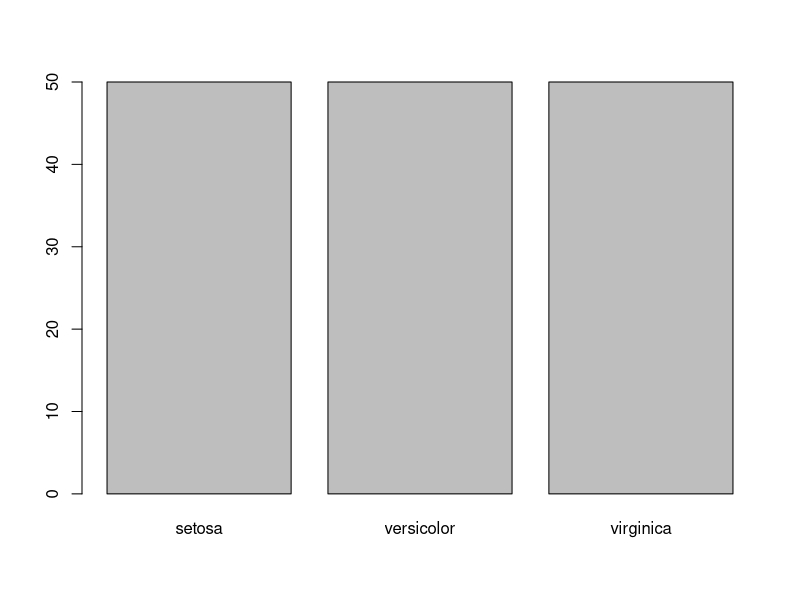
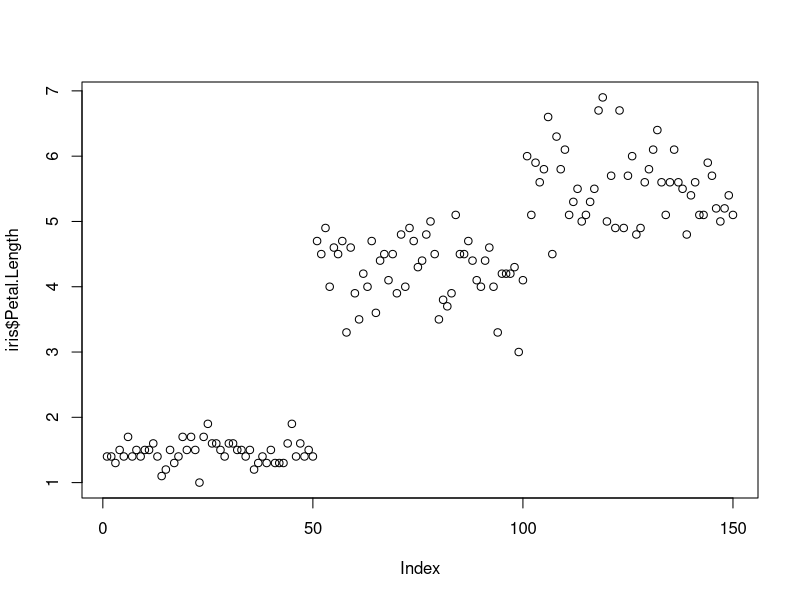
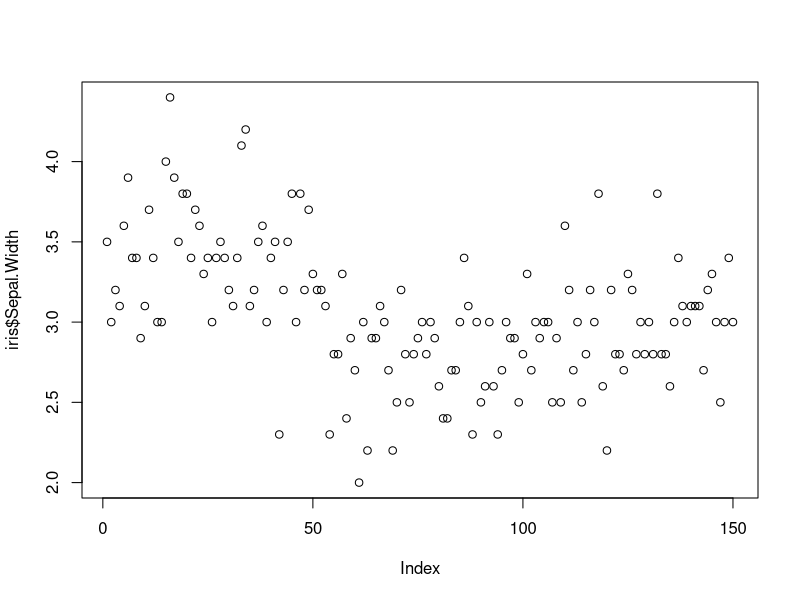
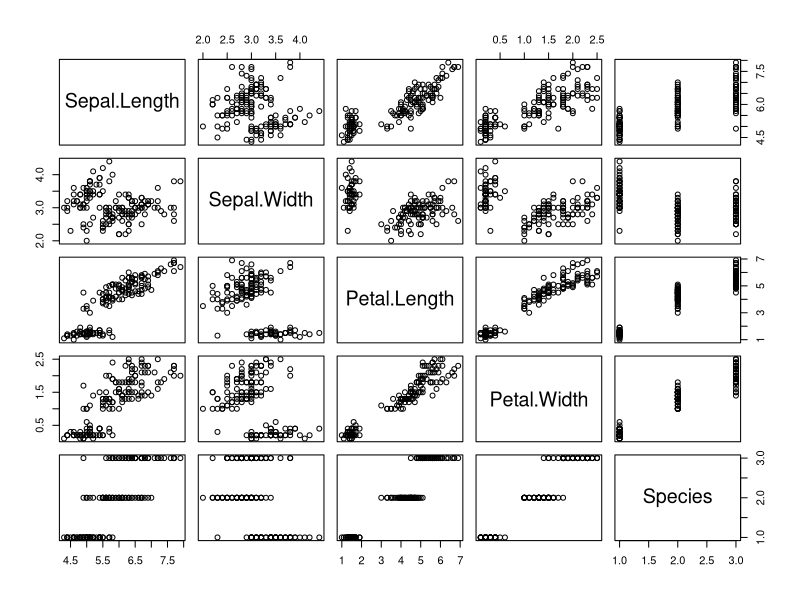
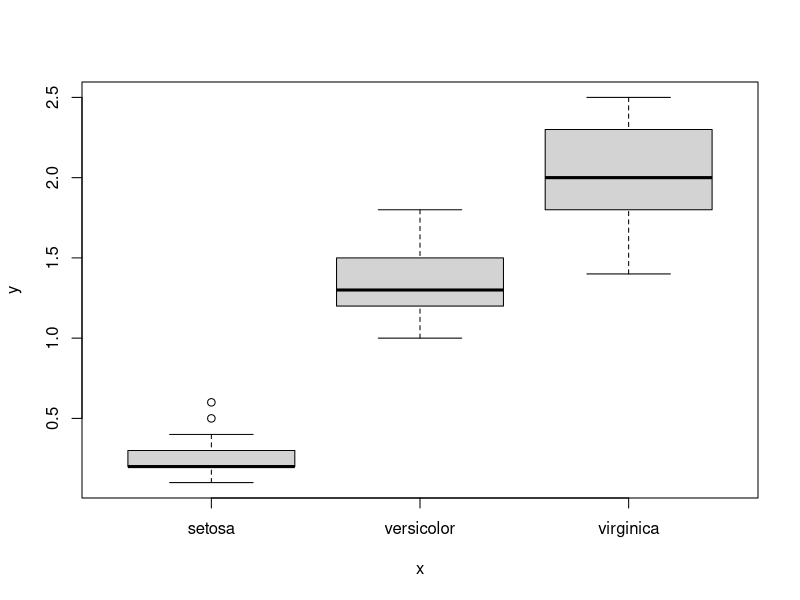
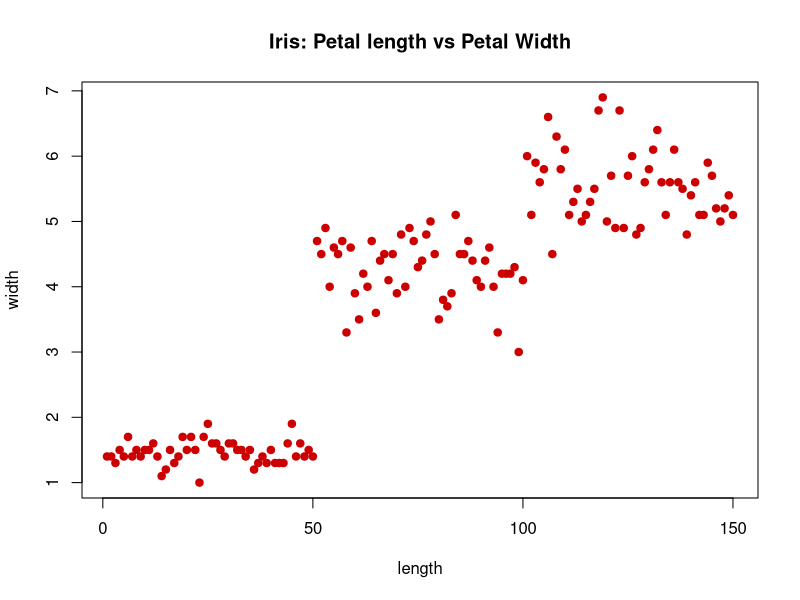
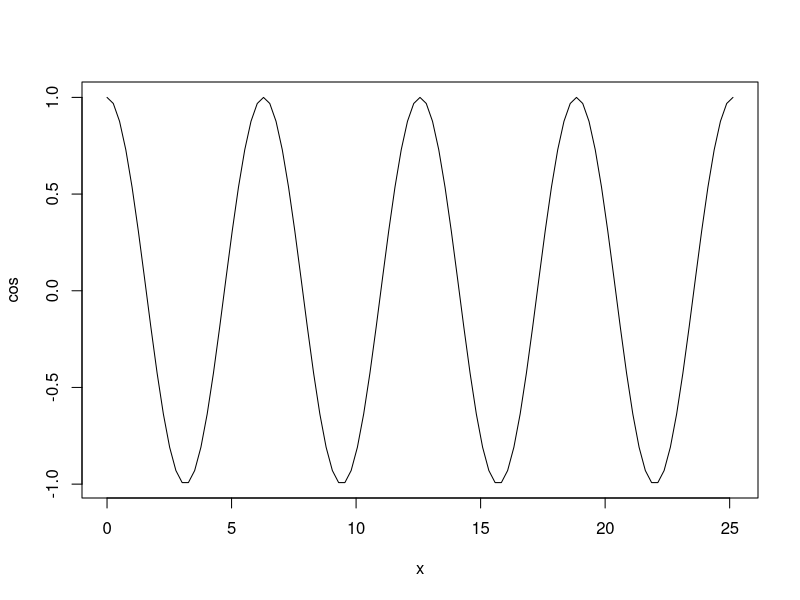
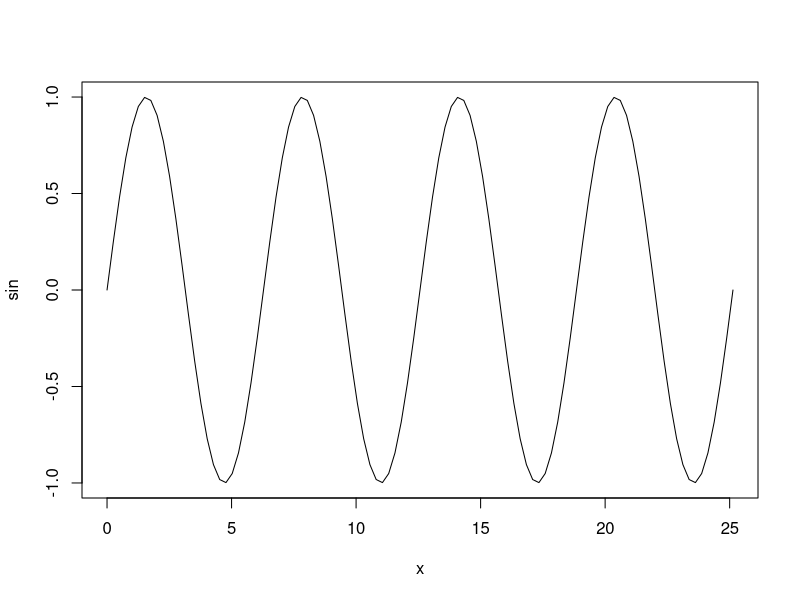

Write R code to recreate these figures, in order.
############################################
#File: Rtest2                     
#Course: Rprograming Tutorial FreeCodeCamp
#Chatper:
#Section: plot function
#Author: tinbqt 
#Date: 2016-05-24
############################################

?iris

# his famous (Fisher's or Anderson's) iris data set
# gives the measurements in centimeters of the variables 
# sepal length and width and petal length and width, 
# respectively, for 50 flowers from each of 3 species of iris. 
# The species are Iris setosa, versicolor, and virginica.

#plot function#
plot(iris$Species)
plot(iris$Petal.Length) #plot dot graph
plot(iris$Sepal.Width) #plot dot graph
plot(iris)# entire data frame

plot(iris$Species,iris$Petal.Width) # cat x quant

plot(iris$Petal.Length,iris$Spetal.width
     ,col="#cc0000" # hex code for datalab.cc red
     ,pch=19 # point character use solid circles for points
     ,main="Iris: Petal length vs Petal Width"
     ,xlab= "length"
     ,ylab= "width")

###########PLOT FORMULAS WITH PLOT()############
plot(cos,0,8*pi)
plot(sin,0,8*pi)
plot(dnorm,-4,4)
plot(dnorm,-3,3
     ,col="#cc0000" #hex code for datalab.cc red
     ,lwd=8 #line width
     ,main="Standard Normal Distribution"
     ,xlab="z-scores"
     ,ylab="Density")
